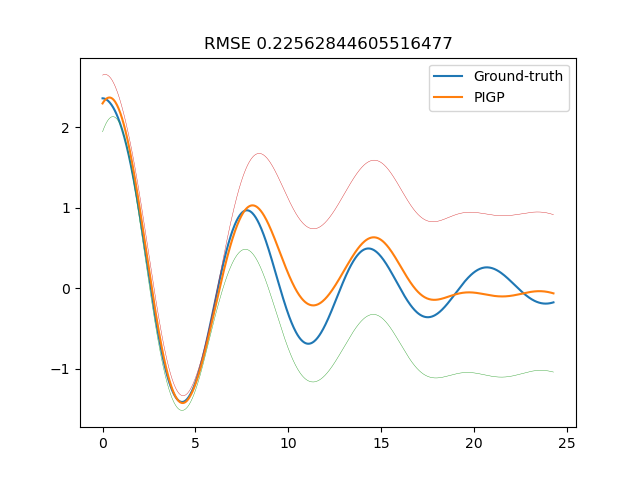

Here is the Python script that generated this plot:
import numpy as np
import torch
from torch.optim import Adam
from kernels2 import KernelARD2
import random
import matplotlib.pyplot as plt
import pandas as pd

torch.manual_seed(0)
np.random.seed(0)
random.seed(0)

torch.set_default_tensor_type(torch.DoubleTensor)


class PIGP:

    def __init__(self, X, y, X_col, device, jitter=1e-6):
        self.device = device
        y = y.reshape([y.size, 1])
        self.y = torch.tensor(y, device=self.device, requires_grad=False)
        self.X = torch.tensor(X, device=self.device, requires_grad=False)
        self.N = y.size
        self.d = X.shape[1]
        self.X_col = torch.tensor(X_col, device=self.device, requires_grad=False)
        self.N_col = self.X_col.shape[0]
        self.X = torch.cat((self.X, self.X_col), 0)
        self.N_con = self.X.shape[0]
        self.jitter = jitter
        self.log_ls_h = torch.tensor(torch.zeros(1), device=self.device, requires_grad=True)
        self.log_v = torch.tensor(0.0, device=self.device, requires_grad=True)
        self.log_tau = torch.tensor(0.0, device=self.device, requires_grad=True)
        self.M = self.N_con + 2 * self.N_col
        self.mu = torch.tensor(torch.zeros([self.M, 1]), device=self.device, requires_grad=True)
        self.L1 = torch.tensor(-5 * torch.ones(self.M, 1), device=self.device, requires_grad=True)
        self.L2 = torch.tensor(torch.zeros(self.M, self.M), device=self.device, requires_grad=True)
        self.kernel = KernelARD2(self.jitter)
        self.yte = None
        self.best_RMSE = None

    def KL_term(self, mu, L, Kmm):
        Ltril = torch.tril(L)
        hh_expt = torch.matmul(Ltril, Ltril.T) + torch.matmul(mu, mu.T)
        kl = (0.5 * torch.trace(torch.linalg.solve(Kmm, hh_expt)) + 0.5 * torch.logdet(Kmm) - 0.5 * torch.sum(torch.log(torch.square(torch.diag(Ltril)))))
        return kl

    def negELBO(self):
        K_u_u = self.kernel.matrix(self.X, torch.exp(self.log_ls_h))
        K_u1 = self.kernel.cross(self.X_col, self.X, torch.exp(self.log_ls_h))
        K_u2 = self.kernel.cross(self.X_col, self.X_col, torch.exp(self.log_ls_h))
        K_u_tt_u_tt = self.kernel.matrix_pp(K_u2, self.X_col, 0, torch.exp(self.log_ls_h))
        K_u_tt = self.kernel.cross_pp_0(K_u1, self.X_col, self.X, 0, torch.exp(self.log_ls_h))
        K1 = torch.cat((torch.cat((K_u_u, K_u_tt.T), 1), torch.cat((K_u_tt, K_u_tt_u_tt), 1)), 0)
        K_gg = self.kernel.matrix(self.X_col, torch.exp(self.log_ls_h))
        K = torch.block_diag(K1, K_gg)
        A = torch.cholesky(K)
        self.L = torch.diag(self.L1.exp().view(-1)) + torch.matmul(self.L2, self.L2.T)
        self.L = torch.cholesky(self.L)
        Ltril = self.L
        kl = self.KL_term(self.mu.clone().detach(), Ltril, torch.eye(self.M, device=self.device))
        eta = self.mu + torch.matmul(Ltril, torch.randn(self.M, 1, device=self.device))
        f = torch.matmul(A, eta)
        elbo = (-kl + 0.5 * self.N * self.log_tau - 0.5 * torch.exp(self.log_tau) * torch.sum(torch.square(f[0:self.N].view(-1, 1) - self.y)) + 0.5 * self.N_col * self.log_v -
                0.5 * torch.exp(self.log_v) * torch.sum(torch.square(f[self.N_con:self.N_con + self.N_col].view(-1, 1) - f[self.N_con + self.N_col:self.N_con + 2 * self.N_col].view(-1, 1))))
        return -elbo

    def train(self, Xte, yte, lr, max_epochs=100):
        Xte = torch.tensor(Xte, device=self.device)
        yte = torch.tensor(yte.reshape([yte.size, 1]), device=self.device)
        self.yte = yte
        for epoch in range(max_epochs):
            self.epoch = epoch
            paras = [self.mu, self.L1, self.L2, self.log_ls_h, self.log_tau, self.log_v]
            self.minimizer = Adam(paras, lr=lr)
            self.minimizer.zero_grad()
            loss = self.negELBO()
            loss.backward(retain_graph=False)
            self.minimizer.step()
            if epoch % 1 == 0:
                self._callback(Xte, yte, epoch)

    def _callback(self, Xte, yte, epoch):
        with torch.no_grad():
            pred_mean, std = self.pred(Xte)
            err_te = torch.sqrt(torch.mean(torch.square(pred_mean - yte)))
            if self.best_RMSE is None or self.best_RMSE > err_te:
                print("Epoch", self.epoch, "RMSE: ", err_te)
                self.best_RMSE = err_te
                plt.plot(Xte.cpu(), yte.cpu(), label="Ground-truth")
                plt.plot(Xte.cpu(), pred_mean.mean(axis=1).cpu(), label="PIGP")
                plt.plot(Xte.cpu(), (pred_mean.mean(axis=1)).view(-1, 1).cpu() - std.cpu(), linewidth=.3)
                plt.plot(Xte.cpu(), (pred_mean.mean(axis=1)).view(-1, 1).cpu() + std.cpu(), linewidth=.3)
                ti = "RMSE " + str(err_te.cpu().numpy())
                plt.title(ti)
                plt.legend()
                plt.savefig("latent_damping")
                plt.cla()

    def pred(self, Xte):
        K_u_u = self.kernel.matrix(self.X, torch.exp(self.log_ls_h))
        K_u1 = self.kernel.cross(self.X_col, self.X, torch.exp(self.log_ls_h))
        K_u2 = self.kernel.cross(self.X_col, self.X_col, torch.exp(self.log_ls_h))
        K_u_tt_u_tt = self.kernel.matrix_pp(K_u2, self.X_col, 0, torch.exp(self.log_ls_h))
        K_u_tt = self.kernel.cross_pp_0(K_u1, self.X_col, self.X, 0, torch.exp(self.log_ls_h))
        K1 = torch.cat((torch.cat((K_u_u, K_u_tt.T), 1), torch.cat((K_u_tt, K_u_tt_u_tt), 1)), 0)
        K_gg = self.kernel.matrix(self.X_col, torch.exp(self.log_ls_h))
        K = torch.block_diag(K1, K_gg)
        A = torch.cholesky(K)
        Ltril = torch.tril(self.L)
        eta = self.mu
        f = torch.matmul(A, eta)
        K_u1_te = self.kernel.cross(Xte, self.X, torch.exp(self.log_ls_h))
        K_u2_te = self.kernel.cross(Xte, self.X_col, torch.exp(self.log_ls_h))
        K_utt_te = self.kernel.cross_pp_0(K_u2_te.T, self.X_col, Xte, 0, torch.exp(self.log_ls_h))
        K_te = torch.cat((K_u1_te, K_utt_te.T), 1)
        pred_mean = torch.matmul(K_te, torch.linalg.solve(K1, f[0:self.N_con + self.N_col]))
        A1 = torch.cholesky(K1)
        t1 = torch.linalg.solve(A1.T, Ltril[0:self.N_con + self.N_col])
        t2 = torch.matmul(t1, t1.T)
        pred_stds = (1 + self.jitter - (K_te * torch.linalg.solve(K1, K_te.T).T).sum(1) + (K_te * torch.matmul(t2, K_te.T).T).sum(1))
        pred_stds = pred_stds.view(pred_mean.shape)
        return pred_mean, pred_stds**0.5


device = "cpu"

torch.manual_seed(0)
np.random.seed(0)
random.seed(0)


def test(M):
    infile1 = "./Data/damping_train.csv"
    infile2 = "./Data/damping_test.csv"
    X_train = (pd.read_csv(infile1)).to_numpy()[:, :-1]
    Y_train = (pd.read_csv(infile1)).to_numpy()[:, -1].reshape([-1, 1])
    X_test0 = (pd.read_csv(infile2)).to_numpy()
    X_test0 = X_test0[np.argsort(X_test0[:, 0])]
    X_test = X_test0[:, :-1]
    Y_test = X_test0[:, -1].reshape([-1, 1])
    X_col = np.min(X_test, 0) + (np.max(X_test, 0) - np.min(X_test, 0)) * (np.linspace(0, 1, num=M)).reshape((-1, 1))
    X_col = X_col[np.argsort(X_col[:, 0])]
    model_PIGP = PIGP(X_train, Y_train, X_col, torch.device("cpu"))
    lr = 0.05
    nepoch = 2000000
    model_PIGP.train(X_test, Y_test, lr, nepoch)


test(20)